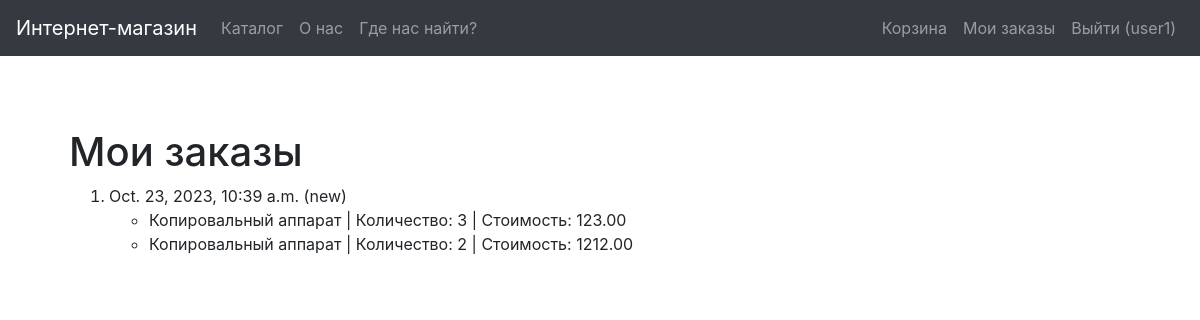
Page /orders (signed in) on the committed database.
### demo/models.py (models this page shows, shortened)
class User(AbstractUser):
    name = models.CharField(max_length=254, verbose_name='Имя', blank=False)
    surname = models.CharField(max_length=254, verbose_name='Фамилия', blank=False)
    patronymic = models.CharField(max_length=254, verbose_name='Отчество', blank=True)
    username = models.CharField(max_length=254, verbose_name='Логин', unique=True, blank=False)
    email = models.CharField(max_length=254, verbose_name='Почта', unique=True, blank=False)
    password = models.CharField(max_length=254, verbose_name='Пароль', blank=False)
    role = models.CharField(max_length=254, verbose_name='Роль',
                            choices=(('admin', 'Администратор'), ('user', 'Пользователь')), default='user')
    USERNAME_FIELD = 'username'

class Order(models.Model):
    STATUS_CHOICES = [
        ('new', 'Новый'),
        ('confirmed', 'Подтвержденный'),
        ('canceled', 'Отмененный')
    ]
    date = models.DateTimeField(verbose_name='Дата заказа', auto_now_add=True)
    status = models.CharField(max_length=254, verbose_name='Статус',
                              choices=STATUS_CHOICES,
                              default='new')
    user = models.ForeignKey(User, verbose_name='Пользователь', on_delete=models.CASCADE)
    rejection_reason = models.TextField(verbose_name='Причина отказа', blank=True)
    products = models.ManyToManyField(Product, through='ItemInOrder', related_name='orders')

class ItemInOrder(models.Model):
    order = models.ForeignKey(Order, verbose_name='Заказ', on_delete=models.CASCADE)
    product = models.ForeignKey(Product, verbose_name='Товар', on_delete=models.CASCADE)
    count = models.IntegerField(verbose_name='Количество', blank=False, default=0)
    price = models.DecimalField(verbose_name='Стоимость', max_digits=10, decimal_places=2, blank=False,
                                default=0.00)

class Product(models.Model):
    name = models.CharField(max_length=254, verbose_name='Имя', blank=False)
    date = models.DateTimeField(verbose_name='Дата добавления', auto_now_add=True)
    photo_file = models.ImageField(max_length=254, upload_to=get_name_file,
                                   blank=True, null=True,
                                   validators=[FileExtensionValidator(allowed_extensions=['png', 'jpg', 'jpeg'])])
    year = models.IntegerField(verbose_name='Год производства', blank=True)
    country = models.CharField(max_length=254, verbose_name='Страна производства', blank=True)
    price = models.DecimalField(verbose_name='Стоимость', max_digits=10, decimal_places=2, blank=False,
                                default=0.00)
    count = models.IntegerField(verbose_name='Количество', blank=False, default=1)
    category = models.ForeignKey('Category', verbose_name='Категория', on_delete=models.CASCADE)

### demo/views.py (the view)
# urls.py: path('orders', OrderListView.as_view(), name='orders'),
class OrderListView(LoginRequiredMixin, generic.ListView):
    model = Order
    template_name = 'demo/orders.html'
    def get_queryset(self):
        return Order.objects.filter(user=self.request.user).order_by('-date')

### templates/demo/orders.html
{% extends "base.html" %}
{% block content %}
    <h1>Мои заказы</h1>
    {% if order_list %}
        <ol>
            {% for order in order_list %}
                <li>
                    {{ order.date }} ({{ order.status }})
                    {% if order.iteminorder_set.all %}
                        <ul>
                            {% for item in order.iteminorder_set.all %}
                                <li>{{ item.product.name }} | Количество: {{ item.count }} |
                                    Стоимость: {{ item.price }} </li>
                            {% endfor %}
                        </ul>
                    {% endif %}
                </li>
            {% endfor %}
        </ol>
    {% else %}
        <p>У вас пока нет заказов</p>
    {% endif %}
{% endblock %}

### templates/base.html (shortened to what this page needs)
<!DOCTYPE html>
<html lang="ru">
<head>
    {% load static %}
    <link rel="stylesheet" href="{% static 'css/bootstrap.min.css' %}">
    <link rel="stylesheet" href="{% static 'css/main.css' %}">
</head>
<body>
<nav class="navbar navbar-expand-md navbar-dark bg-dark fixed-top">
    <a class="navbar-brand" href="#">Интернет-магазин</a>
    <div class="collapse navbar-collapse" id="navbarsExampleDefault">
        {% block sidebar %}
            <ul class="navbar-nav mr-auto">
                <li class="nav-item">
                    <a class="nav-link" href="{% url 'catalog' %}">Каталог</a>
                </li>
                <li class="nav-item">
                    <a class="nav-link" href="{% url 'about' %}">О нас</a>
                </li>
                <li class="nav-item">
                    <a class="nav-link" href="{% url 'contact' %}">Где нас найти?</a>
                </li>
            </ul>
            <ul class="navbar-nav">
                {% if user.is_authenticated %}
                    <li class="nav-item">
                        <a class="nav-link" href="{% url 'cart' %}">Корзина</a>
                    </li>
                    <li class="nav-item">
                        <a class="nav-link" href="{% url 'orders' %}">Мои заказы</a>
                    </li>
                    <li class="nav-item">
                        <a class="nav-link" href="{% url 'logout' %}">Выйти ({{ user.username }})</a>
                    </li>
                {% endif %}
            </ul>
        {% endblock %}
    </div>
</nav>
<main role="main" class="container">
    <div class="starter-template">
        {% block content %}{% endblock %}
    </div>
</main>
</body>
</html>

### demo/static/css/main.css (style rules this page uses)
body { padding-top: 5rem; }
.starter-template { padding: 3rem 1.5rem; }

### rows in the picture
User: username "user1"
Order: date "Oct. 23, 2023, 10:39 a.m.", status "new"
ItemInOrder: product.name "Копировальный аппарат", count "3", price "123.00"
ItemInOrder: product.name "Копировальный аппарат", count "2", price "1212.00"
